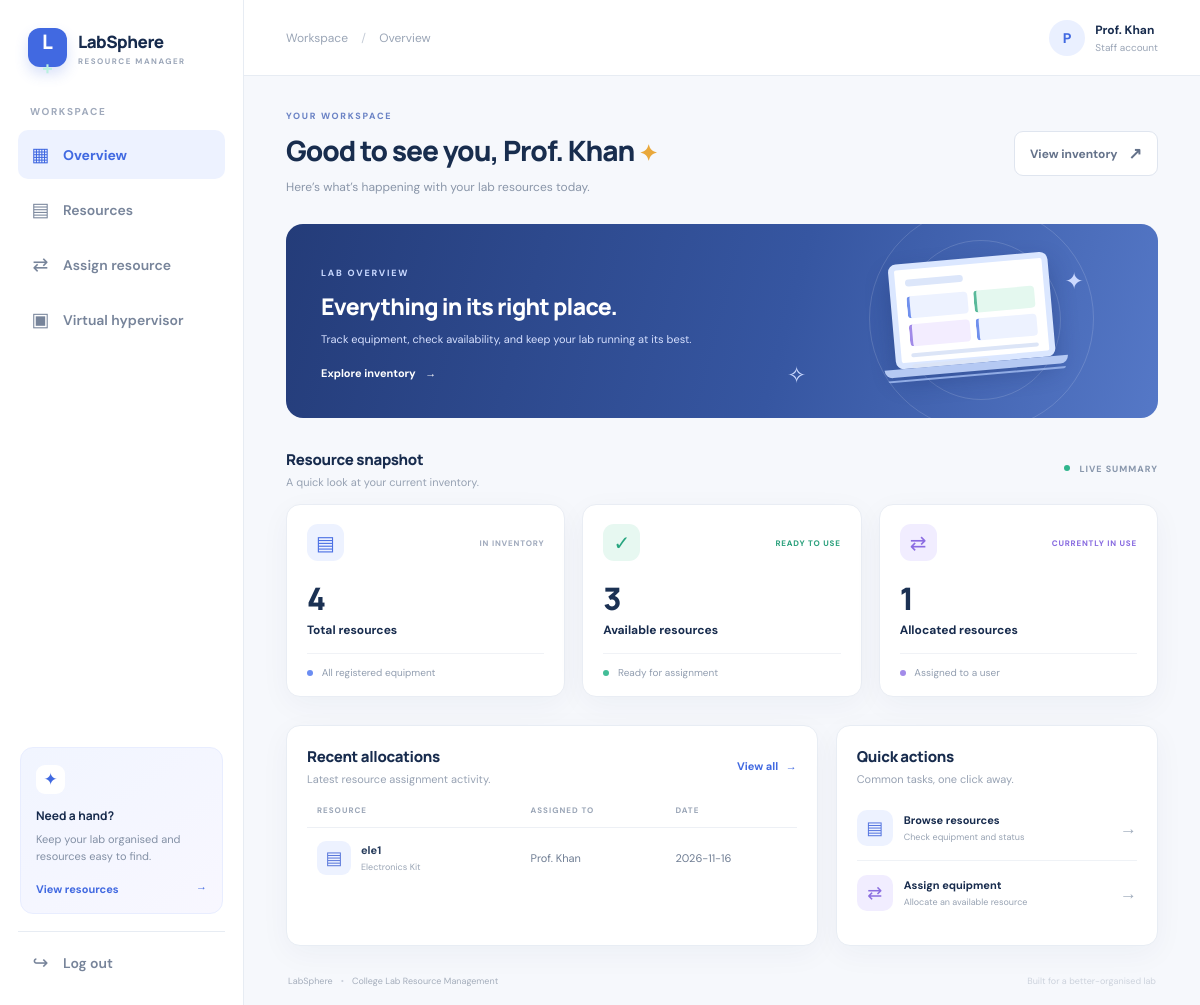
/ (signed in), run on the app's committed database.
### tables this page shows
CREATE TABLE users (
        id INTEGER PRIMARY KEY AUTOINCREMENT,
        name TEXT,
        role TEXT
    );

CREATE TABLE allocations (
        id INTEGER PRIMARY KEY AUTOINCREMENT,
        user_id INTEGER,
        resource_id INTEGER,
        assigned_date TEXT
    );

CREATE TABLE resources (
        id INTEGER PRIMARY KEY AUTOINCREMENT,
        resource_name TEXT,
        resource_type TEXT,
        status TEXT
    );

### app.py (the view)
@app.route("/")
def dashboard():
    if not login_required():
        return redirect(url_for("login"))
    conn = get_db()
    total = conn.execute("SELECT COUNT(*) FROM resources").fetchone()[0]
    available = conn.execute(
        "SELECT COUNT(*) FROM resources WHERE lower(status)='available'"
    ).fetchone()[0]
    allocated = conn.execute(
        "SELECT COUNT(*) FROM resources WHERE lower(status)='allocated'"
    ).fetchone()[0]
    recent = conn.execute("""
        SELECT a.assigned_date, u.name AS user_name,
               r.resource_name, r.resource_type
        FROM allocations a
        LEFT JOIN users u ON u.id = a.user_id
        LEFT JOIN resources r ON r.id = a.resource_id
        ORDER BY a.id DESC LIMIT 5
    """).fetchall()
    conn.close()
    return render_template(
        "dashboard.html", total=total, available=available,
        allocated=allocated, recent=recent
    )

### app.py (called while the page is built)
def get_db():
    conn = sqlite3.connect(DATABASE)
    conn.row_factory = sqlite3.Row
    return conn

def login_required():
    return bool(session.get("logged_in"))

### templates/dashboard.html (shortened to what this page needs)
{% extends "base.html" %}
{% block breadcrumb %}Overview{% endblock %}
{% block content %}
<div class="page-heading"><div><div class="eyebrow dark-eyebrow">YOUR WORKSPACE</div><h1>Good to see you, {{ session.get('user_role','user')|title }} <span class="wave">✦</span></h1><p class="muted">Here’s what’s happening with your lab resources today.</p></div><div class="heading-actions"><a class="btn btn-outline" href="{{ url_for('view_resources') }}">View inventory <span>↗</span></a>{% if session.get('user_role') == 'admin' %}<a class="btn btn-primary" href="{{ url_for('add_resource') }}"><span>＋</span> Add resource</a>{% endif %}</div></div>
<div class="welcome-banner"><div class="banner-copy"><span class="banner-tag">LAB OVERVIEW</span><h2>Everything in its right place.</h2><p>Track equipment, check availability, and keep your lab running at its best.</p><a href="{{ url_for('view_resources') }}">Explore inventory <span>→</span></a></div><div class="banner-illustration"><div class="banner-circle circle-a"></div><div class="banner-circle circle-b"></div><div class="banner-laptop"><div class="laptop-screen"><div class="mini-top"></div><div class="mini-grid"><i></i><i></i><i></i><i></i></div><div class="mini-line"></div><div class="mini-line short"></div></div><div class="laptop-bottom"></div></div><div class="banner-spark spark-a">✦</div><div class="banner-spark spark-b">✧</div></div></div>
<div class="section-heading"><div><h2>Resource snapshot</h2><p>A quick look at your current inventory.</p></div><span class="live-label"><i></i> LIVE SUMMARY</span></div>
<div class="stats-grid">
  <article class="stat-card"><div class="stat-top"><span class="stat-icon icon-blue">▤</span><span class="stat-trend">IN INVENTORY</span></div><div class="stat-number">{{ total }}</div><div class="stat-label">Total resources</div><div class="stat-bottom"><span class="stat-dot dot-blue"></span> All registered equipment</div></article>
  <article class="stat-card"><div class="stat-top"><span class="stat-icon icon-green">✓</span><span class="stat-trend trend-green">READY TO USE</span></div><div class="stat-number">{{ available }}</div><div class="stat-label">Available resources</div><div class="stat-bottom"><span class="stat-dot dot-green"></span> Ready for assignment</div></article>
  <article class="stat-card"><div class="stat-top"><span class="stat-icon icon-purple">⇄</span><span class="stat-trend trend-purple">CURRENTLY IN USE</span></div><div class="stat-number">{{ allocated }}</div><div class="stat-label">Allocated resources</div><div class="stat-bottom"><span class="stat-dot dot-purple"></span> Assigned to a user</div></article>
</div>
<div class="dashboard-lower"><section class="panel recent-panel"><div class="panel-heading"><div><h2>Recent allocations</h2><p>Latest resource assignment activity.</p></div><a class="text-link" href="{{ url_for('view_resources') }}">View all <span>→</span></a></div>
{% if recent %}<div class="table-wrap"><table><thead><tr><th>RESOURCE</th><th>ASSIGNED TO</th><th>DATE</th></tr></thead><tbody>{% for item in recent %}<tr><td><div class="resource-cell"><span class="resource-mini">▤</span><span><strong>{{ item.resource_name or 'Resource' }}</strong><small>{{ item.resource_type or 'Equipment' }}</small></span></div></td><td>{{ item.user_name or 'User #' }}</td><td>{{ item.assigned_date }}</td></tr>{% endfor %}</tbody></table></div>{% else %}<div class="empty-state"><span class="empty-icon">⇄</span><strong>No allocations yet</strong><p>When a resource is assigned, its activity will appear here.</p><a class="btn btn-outline" href="{{ url_for('assign_resource') }}">Assign a resource</a></div>{% endif %}
</section><section class="panel quick-panel"><div class="panel-heading"><div><h2>Quick actions</h2><p>Common tasks, one click away.</p></div></div><a class="quick-action" href="{{ url_for('view_resources') }}"><span class="quick-icon quick-blue">▤</span><span><strong>Browse resources</strong><small>Check equipment and status</small></span><b>→</b></a><a class="quick-action" href="{{ url_for('assign_resource') }}"><span class="quick-icon quick-purple">⇄</span><span><strong>Assign equipment</strong><small>Allocate an available resource</small></span><b>→</b></a></section></div>
{% endblock %}

### templates/base.html (shortened to what this page needs)
<!doctype html>
<html lang="en">
<head>
  <link rel="stylesheet" href="{{ url_for('static', filename='style.css') }}">
  <link rel="stylesheet" href="{{ url_for('static', filename='hypervisor.css') }}">
</head>
<body>
{% if session.get('logged_in') %}
<div class="app-shell">
  <aside class="sidebar">
    <a class="brand" href="{{ url_for('dashboard') }}">
      <span class="brand-mark">L<span>+</span></span>
      <span><strong>LabSphere</strong><small>RESOURCE MANAGER</small></span>
    </a>
    <div class="side-label">WORKSPACE</div>
    <nav class="nav-menu">
      <a class="nav-link {% if request.endpoint == 'dashboard' %}active{% endif %}" href="{{ url_for('dashboard') }}"><span class="nav-icon">▦</span> Overview</a>
      <a class="nav-link {% if request.endpoint == 'view_resources' %}active{% endif %}" href="{{ url_for('view_resources') }}"><span class="nav-icon">▤</span> Resources</a>
      <a class="nav-link {% if request.endpoint == 'assign_resource' %}active{% endif %}" href="{{ url_for('assign_resource') }}"><span class="nav-icon">⇄</span> Assign resource</a>
      <a class="nav-link {% if request.endpoint in ('hypervisor', 'vm_action') %}active{% endif %}" href="{{ url_for('hypervisor') }}"><span class="nav-icon">▣</span> Virtual hypervisor</a>
    </nav>
    <div class="sidebar-bottom">
      <div class="help-card"><div class="help-icon">✦</div><strong>Need a hand?</strong><p>Keep your lab organised and resources easy to find.</p><a href="{{ url_for('view_resources') }}">View resources <span>→</span></a></div>
      <a class="nav-link logout-link" href="{{ url_for('logout') }}"><span class="nav-icon">↪</span> Log out</a>
    </div>
  </aside>
  <main class="main-area">
    <header class="topbar">
      <div class="breadcrumb">Workspace <span>/</span> {% block breadcrumb %}Overview{% endblock %}</div>
      <div class="top-user"><div class="avatar">{{ session.get('user_role','U')[0]|upper }}</div><div><strong>{{ session.get('user_role','User')|title }}</strong><small>{{ 'Administrator' if session.get('user_role') == 'admin' else 'Staff account' }}</small></div></div>
    </header>
    <section class="page-content">
      {% block content %}{% endblock %}
      <footer class="footer">LabSphere <span>•</span> College Lab Resource Management <span class="footer-right">Built for a better-organised lab</span></footer>
    </section>
  </main>
</div>
{% else %}
{% block auth_content %}{% endblock %}
{% endif %}
</body>
</html>

### data on the page
users: get "Prof. Khan"
allocations: resource_name "ele1", resource_type "Electronics Kit", name "Prof. Khan", assigned_date "2026-11-16"

### other printed values
{{ session.get('user_role','U')[0]|upper }} "P"
{{ total }} "4"
{{ available }} "3"
{{ allocated }} "1"
